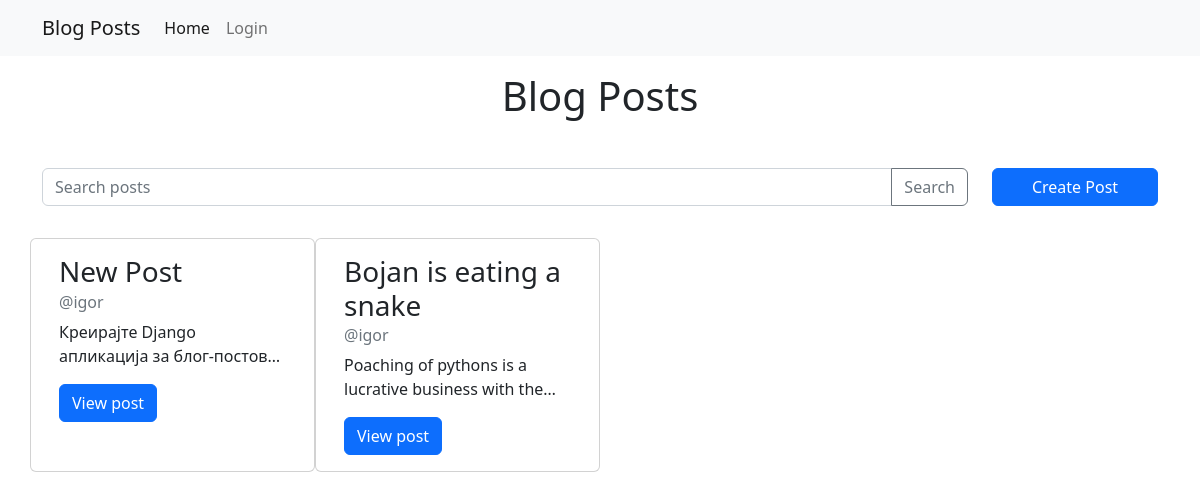
The page / on the database its author committed.
### base/models.py (models this page shows, shortened)
class Post(models.Model):
    title = models.CharField(max_length=200)
    user = models.ForeignKey(User, on_delete=models.CASCADE)
    text = models.TextField(null=True, blank=True)
    file = models.FileField(upload_to='files/', null=True, blank=True)
    created = models.DateTimeField(auto_now_add=True)
    updated = models.DateTimeField(auto_now=True)

### base/views.py (the view)
# urls.py: 2. Add a URL to urlpatterns:  path('', views.home, name='home')
def home(request):
    q = request.GET.get('q') if request.GET.get('q') is not None else ''
    posts = Post.objects.filter(Q(title__contains=q) | Q(text__contains=q))
    context = {'posts': posts}
    return render(request, 'home.html', context)

### templates/home.html
{% extends 'main.html' %}
{% block content %}
    <div class="row">
        <div class="col">
            <h1 class="text-center mt-3 mb-5">Blog Posts</h1>
        </div>
    </div>
    <div class="row">
        <div class="col">
            <div class="row">
                <div class="col-10">
                    <form action="{% url 'home' %}" method="get">
                        <div class="input-group mb-3">
                            <input type="text" class="form-control" placeholder="Search posts" aria-label="Search posts"
                                   aria-describedby="basic-addon1" name="q" value="{{ request.GET.q }}">
                            <button class="btn btn-outline-secondary" type="submit" id="button-addon1">Search</button>
                        </div>
                    </form>
                </div>
                <div class="col-2">
                    <a href="{% url 'create-post' %}">
                        <button class="btn btn-primary w-100">Create Post</button>
                    </a>
                </div>
            </div>
        </div>
    </div>
    <div class="row mt-3">
        <div class="col">
            <div class="row">
                {% for post in posts %}
                    <div class="card col-lg-3">
                        <div class="card-body">
                            <h3 class="card-title">{{ post.title }}</h3>
                            <h6 class="card-subtitle mb-2 text-muted">@{{ post.user.username }}</h6>
                            <p class="card-text">{{ post.text }}</p>
                            <a href="{% url 'post' post.id %}" class="btn btn-primary">View post</a>
                        </div>
                    </div>
                {% endfor %}
            </div>
        </div>
    </div>
{% endblock %}

### templates/main.html (style rules this page uses)
.card-text { text-overflow: ellipsis; overflow: hidden; display: -webkit-box !important; -webkit-line-clamp: 2; -webkit-box-orient: vertical; white-space: normal; }

### rows shown on the page
Post: title "New Post", user.username "igor", text "Креирајте Django апликација за…"
Post: title "Bojan is eating a snake", user.username "igor", text "Poaching of pythons is a lucrative business with…"
